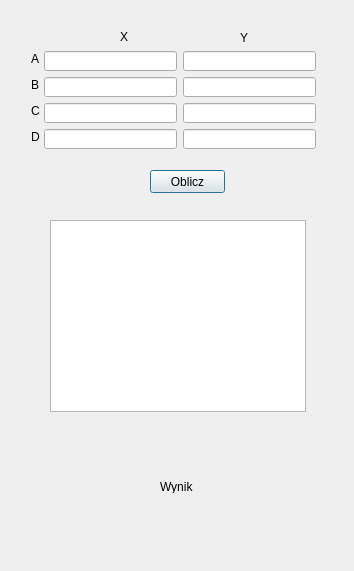
<?xml version="1.0" encoding="UTF-8"?>
<ui version="4.0">
 <class>Dialog</class>
 <widget class="QDialog" name="Dialog">
  <property name="geometry">
   <rect>
    <x>0</x>
    <y>0</y>
    <width>354</width>
    <height>571</height>
   </rect>
  </property>
  <property name="windowTitle">
   <string>Dialog</string>
  </property>
  <widget class="QLineEdit" name="lineEditXA">
   <property name="geometry">
    <rect>
     <x>44</x>
     <y>51</y>
     <width>133</width>
     <height>20</height>
    </rect>
   </property>
  </widget>
  <widget class="QLineEdit" name="lineEditXB">
   <property name="geometry">
    <rect>
     <x>44</x>
     <y>77</y>
     <width>133</width>
     <height>20</height>
    </rect>
   </property>
  </widget>
  <widget class="QLineEdit" name="lineEditYA">
   <property name="geometry">
    <rect>
     <x>183</x>
     <y>51</y>
     <width>133</width>
     <height>20</height>
    </rect>
   </property>
  </widget>
  <widget class="QLineEdit" name="lineEditYB">
   <property name="geometry">
    <rect>
     <x>183</x>
     <y>77</y>
     <width>133</width>
     <height>20</height>
    </rect>
   </property>
  </widget>
  <widget class="QLabel" name="label_2">
   <property name="geometry">
    <rect>
     <x>240</x>
     <y>30</y>
     <width>16</width>
     <height>16</height>
    </rect>
   </property>
   <property name="text">
    <string>Y</string>
   </property>
  </widget>
  <widget class="QLabel" name="label_3">
   <property name="geometry">
    <rect>
     <x>120</x>
     <y>30</y>
     <width>47</width>
     <height>13</height>
    </rect>
   </property>
   <property name="text">
    <string>X</string>
   </property>
  </widget>
  <widget class="QLabel" name="label_5">
   <property name="geometry">
    <rect>
     <x>31</x>
     <y>51</y>
     <width>16</width>
     <height>16</height>
    </rect>
   </property>
   <property name="text">
    <string>A</string>
   </property>
  </widget>
  <widget class="QLabel" name="label_6">
   <property name="geometry">
    <rect>
     <x>31</x>
     <y>77</y>
     <width>16</width>
     <height>16</height>
    </rect>
   </property>
   <property name="text">
    <string>B</string>
   </property>
  </widget>
  <widget class="QLineEdit" name="lineEditYC">
   <property name="geometry">
    <rect>
     <x>183</x>
     <y>103</y>
     <width>133</width>
     <height>20</height>
    </rect>
   </property>
  </widget>
  <widget class="QLineEdit" name="lineEditXC">
   <property name="geometry">
    <rect>
     <x>44</x>
     <y>103</y>
     <width>133</width>
     <height>20</height>
    </rect>
   </property>
  </widget>
  <widget class="QLineEdit" name="lineEditYD">
   <property name="geometry">
    <rect>
     <x>183</x>
     <y>129</y>
     <width>133</width>
     <height>20</height>
    </rect>
   </property>
  </widget>
  <widget class="QLineEdit" name="lineEditXD">
   <property name="geometry">
    <rect>
     <x>44</x>
     <y>129</y>
     <width>133</width>
     <height>20</height>
    </rect>
   </property>
  </widget>
  <widget class="QLabel" name="label_7">
   <property name="geometry">
    <rect>
     <x>31</x>
     <y>103</y>
     <width>16</width>
     <height>16</height>
    </rect>
   </property>
   <property name="text">
    <string>C</string>
   </property>
  </widget>
  <widget class="QLabel" name="label_8">
   <property name="geometry">
    <rect>
     <x>31</x>
     <y>129</y>
     <width>16</width>
     <height>16</height>
    </rect>
   </property>
   <property name="text">
    <string>D</string>
   </property>
  </widget>
  <widget class="QPushButton" name="pushButtonOblicz">
   <property name="geometry">
    <rect>
     <x>150</x>
     <y>170</y>
     <width>75</width>
     <height>23</height>
    </rect>
   </property>
   <property name="text">
    <string>Oblicz</string>
   </property>
  </widget>
  <widget class="QLabel" name="labelWynik">
   <property name="geometry">
    <rect>
     <x>160</x>
     <y>480</y>
     <width>47</width>
     <height>13</height>
    </rect>
   </property>
   <property name="text">
    <string>Wynik</string>
   </property>
  </widget>
  <widget class="QGraphicsView" name="graphicsView">
   <property name="geometry">
    <rect>
     <x>50</x>
     <y>220</y>
     <width>256</width>
     <height>192</height>
    </rect>
   </property>
  </widget>
 </widget>
 <resources/>
 <connections>
  <connection>
   <sender>pushButtonOblicz</sender>
   <signal>clicked()</signal>
   <receiver>labelWynik</receiver>
   <slot>update()</slot>
   <hints>
    <hint type="sourcelabel">
     <x>187</x>
     <y>181</y>
    </hint>
    <hint type="destinationlabel">
     <x>183</x>
     <y>486</y>
    </hint>
   </hints>
  </connection>
 </connections>
</ui>
